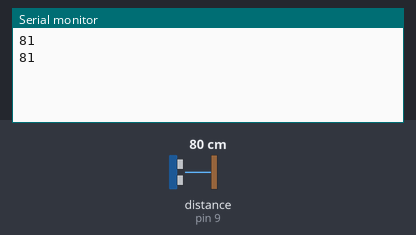
The sketch below on a simulated Arduino Uno, built with avr-gcc and run on an emulated ATmega328P. Shown: the last lines printed to the serial monitor. Inputs (shaded band) come from the test bench; at power-on: distance to the obstacle (sensor on pin 9) 80 cm.

Above: at 2.2 s.
2.3 s: distance to the obstacle (sensor on pin 9) set to 2 cm
At 3.6 s:
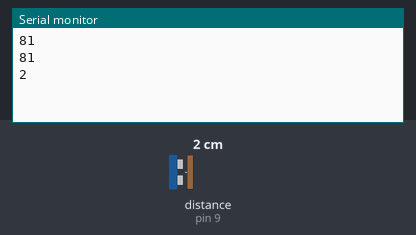
3.8 s: distance to the obstacle (sensor on pin 9) set to 4 cm
At 4.8 s:
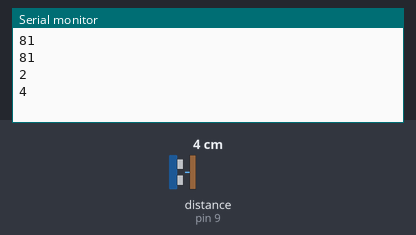
Timing chart, 0 to 6.8 s (numbered marks = the images above; inputs shaded):
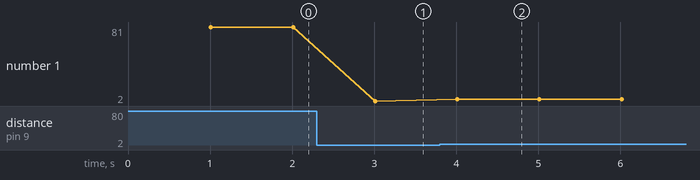

Measured:
- after the input at 2.3 s, the serial monitor: prints a new line after 0.71 s (image 1)
- after the input at 3.8 s, the serial monitor: prints a new line after 0.21 s (image 2)
- plotted number 1: 81 → 2 after the input at 2.3 s, 2 → 4 after the input at 3.8 s

The sketch:

bacaSRF04.ino
```cpp
#include <NewPing.h>
#define TRG 8
#define ECH 9
#define MAKS 200
NewPing sonar(TRG, ECH, MAKS);
void setup() {
  Serial.begin(9600);
  delay(1000);
}
void loop() {
  Serial.println(sonar.ping_cm());
  delay(1000);
}
```
